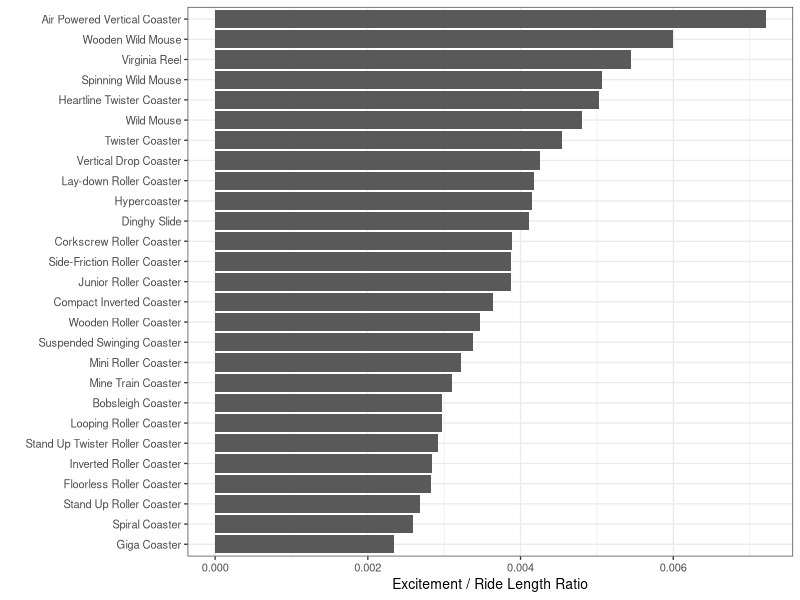

The R source for this figure:
suppressMessages(library('tidyverse'))
rollercoasters = read_csv('../rollercoasters.csv', 
	col_types = cols(
	  .default = col_integer(),
	  theme = col_character(),
	  rollercoaster_type = col_character(),
	  excitement = col_double(),
	  excitement_rating = col_character(),
	  intensity = col_double(),
	  intensity_rating = col_character(),
	  nausea = col_double(),
	  nausea_rating = col_character(),
	  max_pos_gs = col_double(),
	  max_neg_gs = col_double(),
	  max_lateral_gs = col_double(),
	  total_air_time = col_double()
	)
)

group_data = rollercoasters %>%
	mutate(excite_per_ft = excitement / ride_length) %>%
	group_by(rollercoaster_type) %>%
	summarise(
		excite_per_ft = mean(excite_per_ft),
		excitement = mean(excitement),
		nausea = mean(nausea),
		n = n()
	) %>%
	arrange(-excite_per_ft)


p = ggplot(group_data, aes(reorder(rollercoaster_type, excite_per_ft), excite_per_ft)) +
	geom_col() + 
	xlab('') + 
	ylab('Excitement / Ride Length Ratio') + 
	theme_bw(base_size = 10) +
    coord_flip()

ggsave('excitement-nausea-foot.png', plot=p, width=6, height=3.5, units='in', dpi=120)